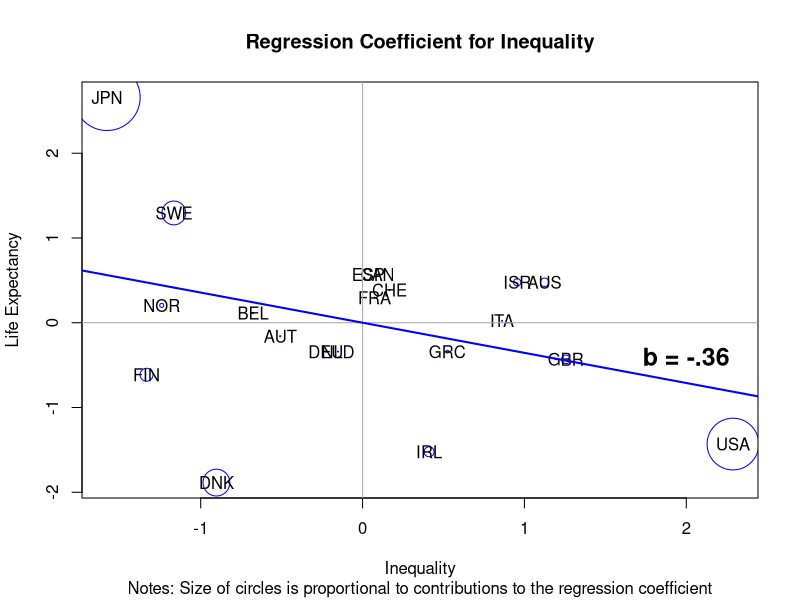
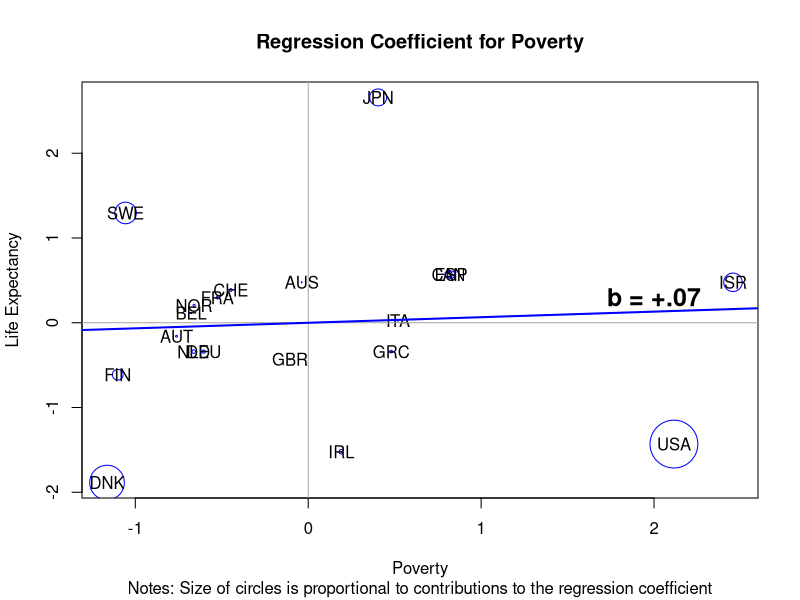
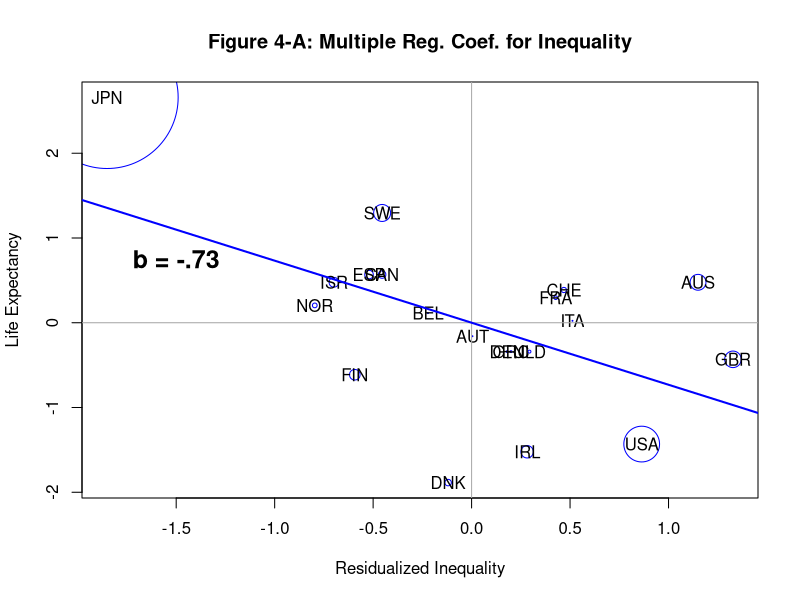
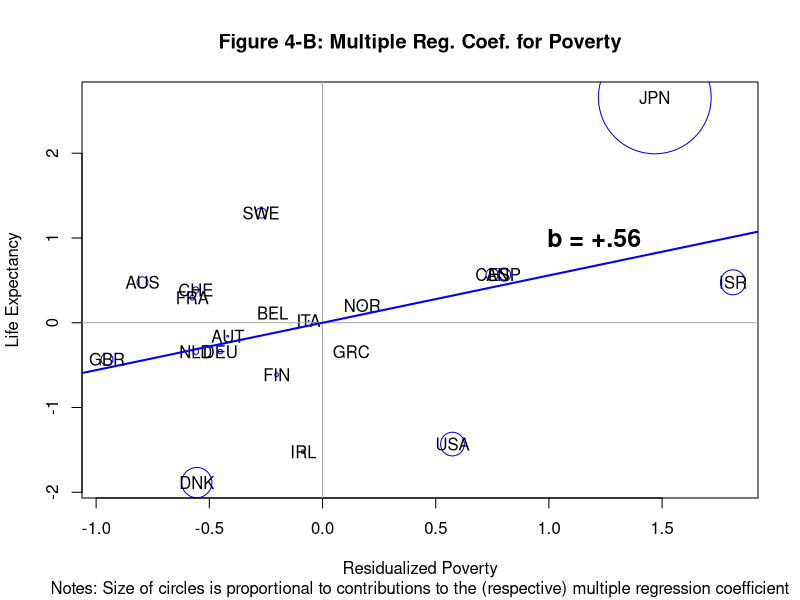
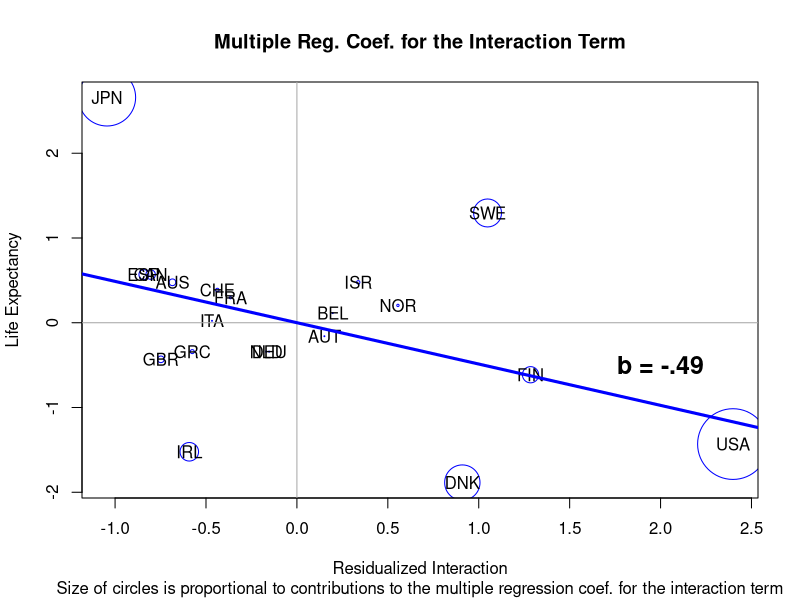

Recreate these plots in R, in order.
# In any use of this script for academic purposes, PLEASE CITE the following paper:
# 
#   Rambotti, Simone, and Ronald L. Breiger. 2020 “Extreme and Inconsistent:  
#       A Case-Oriented Regression Analysis of Health, Inequality, and Poverty.” 
#       Socius 6:1–13. DOI: 10.1177/2378023120906064
# 
# Thank you.


##############################
## construct the data frame ##
##############################

# Construct the data matrix:
zinequality <- c(1.1244433,-0.50872159,-0.67766958,0.091982834,0.16707116,-0.2271411,-0.90293348,0.035666954,-1.33469,0.073210754,1.2558472,0.52373892,0.41110712,0.95549536,0.86163527,-1.5787259,-0.15205313,-1.2408297,-1.1657417,2.2883074)
zpoverty <- c(-0.037866674,-0.76168096,-0.67732799,0.81118757,-0.44784385,-0.60439408,-1.1635544,0.82629001,-1.1013026,-0.52556658,-0.10601201,0.48003793,0.1916173,2.4566219,0.51871502,0.40452552,-0.66222554,-0.6600154,-1.0563636,2.1151583)
zinteraction <- c(-0.56928205,-0.21050778,-0.15084223,-0.47151417,-0.5961802,-0.41923466,0.34269899,-0.50917506,0.69248253,-0.56586009,-0.64482725,-0.32402161,-0.46804377,1.4244366,-0.16090429,-1.0665343,-0.4497588,0.1494517,0.49355826,3.5040584)
zlife <- c(0.47719216,-0.15906498,0.11362062,0.56809199,0.38629928,-0.34085077,-1.8860576,0.56809199,-0.61353636,0.2954064,-0.4317506,-0.34085077,-1.5224791,0.47719216,0.022720795,2.6586561,-0.34085077,0.20451351,1.2952421,-1.4315863)
life <- c(79.2,78.5,78.8,79.3,79.1,78.3,76.6,79.3,78,79,78.2,78.3,77,79.2,78.7,81.6,78.3,78.9,80.1,77.1)
mydata <- cbind(zinequality, zpoverty, zinteraction, zlife, life)
nations <- c("AUS", "AUT", "BEL", "CAN", "CHE", "DEU", "DNK" ,"ESP" ,"FIN", "FRA", "GBR" ,"GRC" ,"IRL", "ISR", "ITA", "JPN" ,"NLD" ,"NOR", "SWE", "USA")
rownames(mydata) <- nations
mydata <- as.data.frame(mydata)


#################
###### ols ######
#################

## mmodel 1 ##
ols1 <- lm(zlife ~ zinequality - 1, data = mydata)
summary(ols1)

## mmodel 2 ##
ols2 <- lm(zlife ~ zpoverty - 1, data = mydata)
summary(ols2)

## mmodel 3 ##
ols3 <- lm(zlife ~ zinequality + zpoverty - 1, data = mydata)
summary(ols3)

## mmodel 4 ##
ols4 <- lm(zlife ~ zinequality + zpoverty + zinteraction - 1, data = mydata)
summary(ols4)

#################
## RIO w/o SVD ##
#################

## mmodel 1 ##
X1 <- model.matrix(ols1)
Y <- diag(mydata$zlife)
b_case1 <- solve(crossprod(X1)) %*% t(X1) %*% Y
round(rowSums(b_case1),2)
round(ols1$coefficients,2) # double checking: correct 

## mmodel 2 ##
X2 <- model.matrix(ols2)
Y <- diag(mydata$zlife)
b_case2 <- solve(crossprod(X2)) %*% t(X2) %*% Y
round(rowSums(b_case2),2)
round(ols2$coefficients,2) # double checking: correct 

## mmodel 3 ##
X3 <- model.matrix(ols3)
Y <- diag(mydata$zlife)
b_case3 <- solve(crossprod(X3)) %*% t(X3) %*% Y
round(rowSums(b_case3),2)
round(ols3$coefficients,2) # double checking: correct 

## mmodel 4 ##
X4 <- model.matrix(ols4)
Y <- diag(mydata$zlife)
b_case4 <- solve(crossprod(X4)) %*% t(X4) %*% Y
round(rowSums(b_case4),2)
round(ols4$coefficients,2) # double checking: correct 

#################
## add country ##
##### names #####
#################

colnames(b_case1) <- rownames(mydata)
colnames(b_case2) <- rownames(mydata)
colnames(b_case3) <- rownames(mydata)
colnames(b_case4) <- rownames(mydata)

intensities1 <- t(b_case1)
intensities2 <- t(b_case2)
intensities3 <- t(b_case3)
intensities4 <- t(b_case4)

round(colSums(intensities1),2)
round(ols1$coefficients,2) # double checking: correct 

round(colSums(intensities2),2)
round(ols2$coefficients,2) # double checking: correct 

round(colSums(intensities3),2)
round(ols3$coefficients,2) # double checking: correct 

round(colSums(intensities4),2)
round(ols4$coefficients,2) # double checking: correct 


#################
## rename cols ##
## merge data ###
#################

colnames(intensities1)[colnames(intensities1)=="zinequality"] <- "i_ineq_m1"

colnames(intensities2)[colnames(intensities2)=="zpoverty"] <- "i_pov_m2"

colnames(intensities3)[colnames(intensities3)=="zinequality"] <- "i_ineq_m3"
colnames(intensities3)[colnames(intensities3)=="zpoverty"] <- "i_pov_m3"

colnames(intensities4)[colnames(intensities4)=="zinequality"] <- "i_ineq_m4"
colnames(intensities4)[colnames(intensities4)=="zpoverty"] <- "i_pov_m4"
colnames(intensities4)[colnames(intensities4)=="zinteraction"] <- "i_int_m4"

mydataInOut <- cbind(mydata, intensities1, intensities2, intensities3, intensities4)

write.csv(mydataInOut, file = "mydataInsideOut.csv") # export 

#################
#### create #####
#### figures ####
#################

### figure 2 ###
pdf("figure2inR.pdf",width=8,height=6) # to export the figure as PDF, size: 6x8
plot(mydata$zinequality, mydata$zlife, cex=(40 * abs(mydataInOut$i_ineq_m1)), col="blue", 
     xlab="Inequality", ylab="Life Expectancy",
     sub = "Notes: Size of circles is proportional to contributions to the regression coefficient",
     main="Regression Coefficient for Inequality")
text(mydata$zinequality, mydata$zlife, labels=row.names(mydata))
abline(h=0, col="darkgrey"); abline(v=0, col="darkgrey")
abline(lm(zlife ~ zinequality - 1, data = mydata), lwd = 2, col="blue") # regression line (y~x)
text(2, -0.4, "b = -.36", font=2, cex = 1.5) # I added this text ("b = -.36") in the plot, 
                                             # the note, and I changed the title (SR)
dev.off() # ends the command pdf()
round(lm(zlife ~ zinequality - 1, data = mydata)$coefficients,2) # double check: correct 

### figure 3 ###
pdf("figure3inR.pdf",width=8,height=6) # to export the figure as PDF, size: 6x8
plot(mydata$zpoverty, mydata$zlife, cex=(40 * abs(mydataInOut$i_pov_m2)), col="blue", 
     xlab="Poverty", ylab="Life Expectancy",
     sub = "Notes: Size of circles is proportional to contributions to the regression coefficient",
     main="Regression Coefficient for Poverty")
text(mydata$zpoverty, mydata$zlife, labels=row.names(mydata))
abline(h=0, col="darkgrey"); abline(v=0, col="darkgrey")
abline(lm(zlife ~ zpoverty - 1, data = mydata), lwd = 2, col="blue") # regression line (y~x)
text(2, 0.3, "b = +.07", font=2, cex = 1.5) # I added this text ("b = +.07") in the plot, 
                                            # the note, and I changed the title (SR)
dev.off() # ends the command pdf()
round(lm(zlife ~ zpoverty - 1, data = mydata)$coefficients,2) # double check: correct 

### figure 4a ###
res_m3a <- lm(zinequality ~ zpoverty, data = mydata)
res_inequality <- resid(res_m3a)
res_inequality <- as.matrix(res_inequality)

pdf("figure4AinR.pdf",width=8,height=6) # to export the figure as PDF, size: 6x8
plot(res_inequality, mydata$zlife, cex=(40 * abs(mydataInOut$i_ineq_m3)), col="blue", 
     xlab="Residualized Inequality", ylab="Life Expectancy",
     main="Figure 4-A: Multiple Reg. Coef. for Inequality")
text(res_inequality, mydata$zlife, labels=row.names(mydata))
abline(h=0, col="darkgrey"); abline(v=0, col="darkgrey")
abline(lm(mydata$zlife ~ res_inequality - 1), lwd = 2, col="blue") # regression line (y~x)
text(-1.5, .75, "b = -.73", font=2, cex = 1.5) # I added this text ("b = -.73") in the plot (SR)
dev.off() # ends the command pdf()
round(lm(mydata$zlife ~ res_inequality - 1)$coefficients,2) # double check: correct 

### figure 4b ###
res_m3b <- lm(zpoverty ~ zinequality, data = mydata)
res_poverty <- resid(res_m3b)
res_poverty <- as.matrix(res_poverty)

pdf("figure4BinR.pdf",width=8,height=6) # to export the figure as PDF, size: 6x8
plot(res_poverty, mydata$zlife, cex=(40 * abs(mydataInOut$i_pov_m3)), col="blue", 
     xlab="Residualized Poverty", ylab="Life Expectancy",
     sub = "Notes: Size of circles is proportional to contributions to the (respective) multiple regression coefficient",
     main="Figure 4-B: Multiple Reg. Coef. for Poverty")
text(res_poverty, mydata$zlife, labels=row.names(mydata))
abline(h=0, col="darkgrey"); abline(v=0, col="darkgrey")
abline(lm(mydata$zlife ~ res_poverty - 1), lwd = 2, col="blue") # regression line (y~x)
text(1.2, 1, "b = +.56", font=2, cex = 1.5) # I added this text ("b = +.56") in the plot 
                                            # and the note(SR)
dev.off() # ends the command pdf()
round(lm(mydata$zlife ~ res_poverty - 1)$coefficients,2) # double check: correct 

### figure 5 ###
res_m4 <- lm(zinteraction ~ zinequality + zpoverty, data = mydata)
res_interaction <- resid(res_m4)
res_interaction <- as.matrix(res_interaction)

pdf("figure5inR.pdf",width=8,height=6) # to export the figure as PDF, size: 6x8
plot(res_interaction, mydata$zlife, cex=(40 * abs(mydataInOut$i_int_m4)), col="blue", 
     xlab="Residualized Interaction", ylab="Life Expectancy",
     sub = "Size of circles is proportional to contributions to the multiple regression coef. for the interaction term",
     main="Multiple Reg. Coef. for the Interaction Term")
text(res_interaction, mydata$zlife, labels=row.names(mydata))
abline(h=0, col="darkgrey"); abline(v=0, col="darkgrey")
abline(lm(mydata$zlife ~ res_interaction - 1), lwd = 3, col="blue") # regression line (y~x)
text(2, -.5, "b = -.49", font=2, cex = 1.5) # I added this text ("b = -.49") in the plot 
                                            # and the note (SR)
dev.off() # ends the command pdf()
round(lm(mydata$zlife ~ res_interaction - 1)$coefficients,2) # double check: correct 
